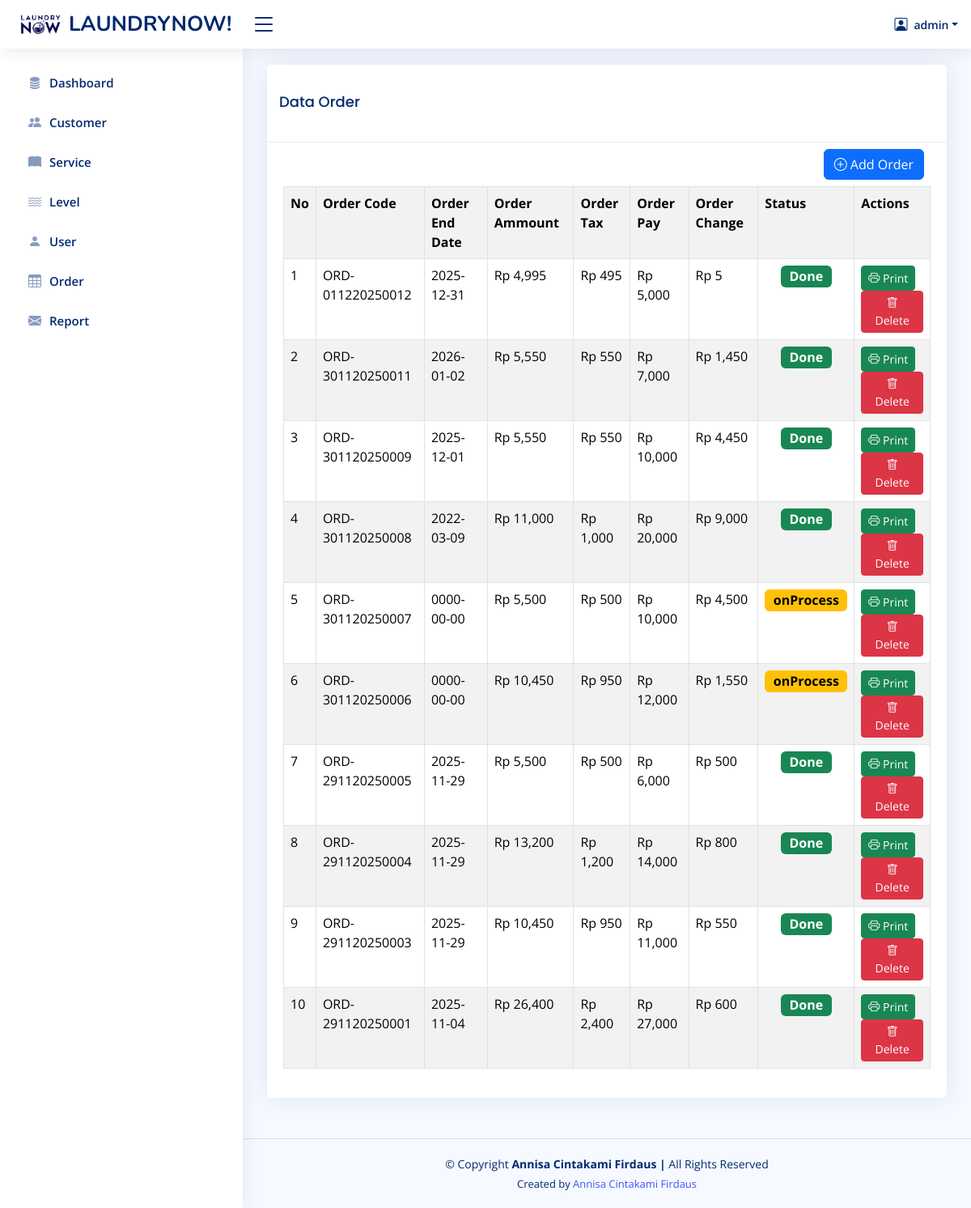
Screenshot of /home.php?page=order (signed in) with the database file from the repository.
### tables this page shows
CREATE TABLE `level_menus` (
  `id` int(11) NOT NULL,
  `level_id` int(11) NOT NULL,
  `menu_id` int(11) NOT NULL,
  `created_at` timestamp NOT NULL DEFAULT current_timestamp(),
  `updated_at` timestamp NULL DEFAULT NULL ON UPDATE current_timestamp()
);

CREATE TABLE `menus` (
  `id` int(11) NOT NULL,
  `name` varchar(30) NOT NULL,
  `icon` varchar(30) NOT NULL,
  `link` varchar(30) NOT NULL,
  `orders` int(11) NOT NULL,
  `created_at` timestamp NOT NULL DEFAULT current_timestamp(),
  `updated_at` timestamp NULL DEFAULT NULL ON UPDATE current_timestamp()
);

CREATE TABLE `trans_orders` (
  `id` int(11) NOT NULL,
  `customer_id` int(11) NOT NULL,
  `order_code` varchar(20) NOT NULL,
  `order_end_date` date NOT NULL,
  `order_status` tinyint(1) NOT NULL DEFAULT 0,
  `order_pay` int(11) NOT NULL,
  `order_change` int(11) NOT NULL,
  `order_tax` int(11) NOT NULL,
  `order_total` int(11) NOT NULL,
  `created_at` timestamp NOT NULL DEFAULT current_timestamp(),
  `updated_at` timestamp NULL DEFAULT NULL ON UPDATE current_timestamp()
);

### pages/order.php (the view, shortened to what this page needs)
<?php
$query = mysqli_query($config, "SELECT c.name, `to`.* FROM trans_orders `to`
LEFT JOIN customers c ON c.id = to.customer_id
ORDER BY to.id DESC");
$rows = mysqli_fetch_all($query, MYSQLI_ASSOC);
?>
<!DOCTYPE html>
<html lang="en">
<head>
</head>
<body>
  <div class="row">
    <div class="col-sm-12">
      <div class="card">
        <div class="card-header">
          <h3 class="card-title">Data Order</h3>
        </div>
        <div class="card-body">
          <div class="d-flex justify-content-end p-2">
            <a href="pos/add-order.php" class="btn btn-primary"> <i class="bi bi-plus-circle"></i> Add Order</a>
          </div>
          <table class="table table-bordered table-striped">
            <tr>
              <th>No</th>
              <th>Order Code</th>
              <th>Order End Date</th>
              <th>Order Ammount</th>
              <th>Order Tax</th>
              <th>Order Pay</th>
              <th>Order Change</th>
              <th>Status</th>
              <th>Actions</th>
            </tr>
            <?php
            foreach ($rows as $key => $value) {
            ?>
              <tr>
                <td><?php echo $key + 1 ?></td>
                <td><?php echo $value ['order_code'] ?></td>
                <td><?php echo $value['order_end_date'] ?></td>
                <td>Rp <?php echo number_format($value['order_total']) ?></td>
                <td>Rp <?php echo number_format($value['order_tax']) ?></td>
                <td>Rp <?php echo number_format($value['order_pay']) ?></td>
                <td>Rp <?php echo number_format($value['order_change']) ?></td>
                <td class="text-center"><?php echo $value['order_status'] == 0 ? '<span class="badge text-bg-warning fs-6">onProcess</span>' : '<span class="badge text-bg-success fs-6">Done</span>' ?></td>
                <td>
                  <a href="pos/print.php?id=<?php echo $value['id'] ?>" class="btn btn-success btn-sm">
                    <i class="bi bi-printer"></i>
                    Print</a>
                  <a href="?page=order&delete=<?php echo $value['id'] ?>" class="btn btn-danger btn-sm" onclick="return confirm('Apakah anda yakin akan menghapus')">
                    <i class="bi bi-trash"></i>
                    Delete</a>
                </td>
              </tr>
            <?php
            }
            ?>
          </table>
        </div>
      </div>
    </div>
  </div>
</body>
</html>

### inc/sidebar.php (shortened to what this page needs)
<?php
  $level_id = $_SESSION['LEVEL_ID'] ?? '';
  $queryLevelMenu = mysqli_query($config, "SELECT * FROM menus JOIN level_menus ON menus.id = level_menus.menu_id WHERE level_id = '$level_id' ORDER BY orders ASC");
  $rowLevelMenus = mysqli_fetch_all($queryLevelMenu, MYSQLI_ASSOC);
?>
<aside id="sidebar" class="sidebar">
    <ul class="sidebar-nav" id="sidebar-nav">
      <?php foreach($rowLevelMenus as $rowLevelMenu): ?>
      <li class="nav-item">
        <a class="nav-link collapsed" href="?page=<?php echo $rowLevelMenu['link'] ?>">
          <i class="<?php echo $rowLevelMenu['icon'] ?>"></i>
          <span><?php echo $rowLevelMenu['name'] ?></span>
        </a>
      </li>
      <?php endforeach ?>
    </ul>
  </aside>

### assets/css/style.css (style rules this page uses)
:root { scroll-behavior: smooth; }
body { font-family: "Open Sans", sans-serif; background: #f6f9ff; color: #444444; }
a { color: #4154f1; text-decoration: none; }
h1, h2, h3, h4, h5, h6 { font-family: "Nunito", sans-serif; }
.card { margin-bottom: 30px; border: none; border-radius: 5px; box-shadow: 0px 0 30px rgba(1, 41, 112, 0.1); }
.card-header, .card-footer { border-color: #ebeef4; background-color: #fff; color: #798eb3; padding: 15px; }
.card-title { padding: 20px 0 15px 0; font-size: 18px; font-weight: 500; color: #012970; font-family: "Poppins", sans-serif; }
.card-body { padding: 0 20px 20px 20px; }
.sidebar { position: fixed; top: 60px; left: 0; bottom: 0; width: 300px; z-index: 996; transition: all 0.3s; padding: 20px; overflow-y: auto; scrollbar-width: thin; scrollbar-color: #aab7cf transparent; box-shadow: 0px 0px 20px rgba(1, 41, 112, 0.1); background-color: #fff; }
.sidebar-nav { padding: 0; margin: 0; list-style: none; }
.sidebar-nav li { padding: 0; margin: 0; list-style: none; }
.sidebar-nav .nav-item { margin-bottom: 5px; }
.sidebar-nav .nav-link { display: flex; align-items: center; font-size: 15px; font-weight: 600; color: #4154f1; transition: 0.3; background: #f6f9ff; padding: 10px 15px; border-radius: 4px; }
.sidebar-nav .nav-link i { font-size: 16px; margin-right: 10px; color: #4154f1; }
.sidebar-nav .nav-link.collapsed { color: #012970; background: #fff; }
.sidebar-nav .nav-link.collapsed i { color: #899bbd; }

### rows the page displays
level_menus: menu.name "Dashboard"
level_menus: menu.name "Customer"
level_menus: menu.name "Service"
level_menus: menu.name "Level"
level_menus: menu.name "User"
level_menus: menu.name "Order"
level_menus: menu.name "Report"
trans_orders: order_code "ORD-011220250012", order_end_date "2025-12-31", order_total "4,995", order_tax "495", order_pay "5,000", order_change "5", order_status "Done"
trans_orders: order_code "ORD-301120250011", order_end_date "2026-01-02", order_total "5,550", order_tax "550", order_pay "7,000", order_change "1,450", order_status "Done"
trans_orders: order_code "ORD-301120250009", order_end_date "2025-12-01", order_total "5,550", order_tax "550", order_pay "10,000", order_change "4,450", order_status "Done"
trans_orders: order_code "ORD-301120250008", order_end_date "2022-03-09", order_total "11,000", order_tax "1,000", order_pay "20,000", order_change "9,000", order_status "Done"
trans_orders: order_code "ORD-301120250007", order_end_date "0000-00-00", order_total "5,500", order_tax "500", order_pay "10,000", order_change "4,500", order_status "onProcess"
trans_orders: order_code "ORD-301120250006", order_end_date "0000-00-00", order_total "10,450", order_tax "950", order_pay "12,000", order_change "1,550", order_status "onProcess"
trans_orders: order_code "ORD-291120250005", order_end_date "2025-11-29", order_total "5,500", order_tax "500", order_pay "6,000", order_change "500", order_status "Done"
trans_orders: order_code "ORD-291120250004", order_end_date "2025-11-29", order_total "13,200", order_tax "1,200", order_pay "14,000", order_change "800", order_status "Done"
trans_orders: order_code "ORD-291120250003", order_end_date "2025-11-29", order_total "10,450", order_tax "950", order_pay "11,000", order_change "550", order_status "Done"
trans_orders: order_code "ORD-291120250001", order_end_date "2025-11-04", order_total "26,400", order_tax "2,400", order_pay "27,000", order_change "600", order_status "Done"

### other values shown
$_SESSION['NAME'] "admin"
